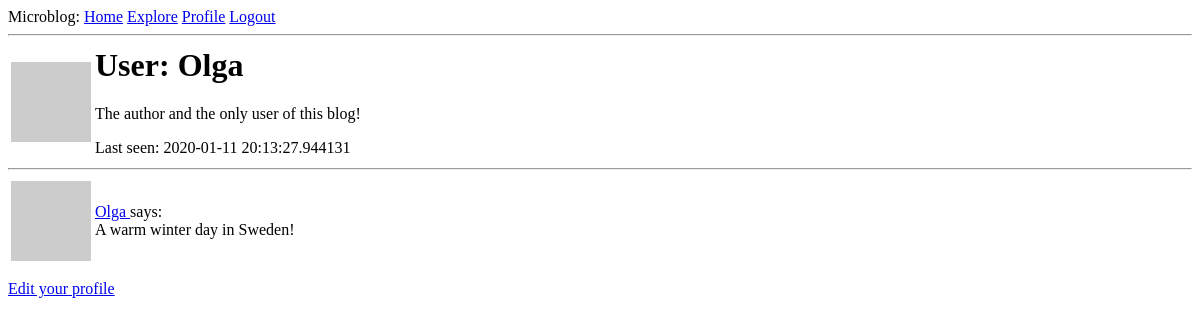
The page /user/Olga (signed in) on the database as committed earlier.
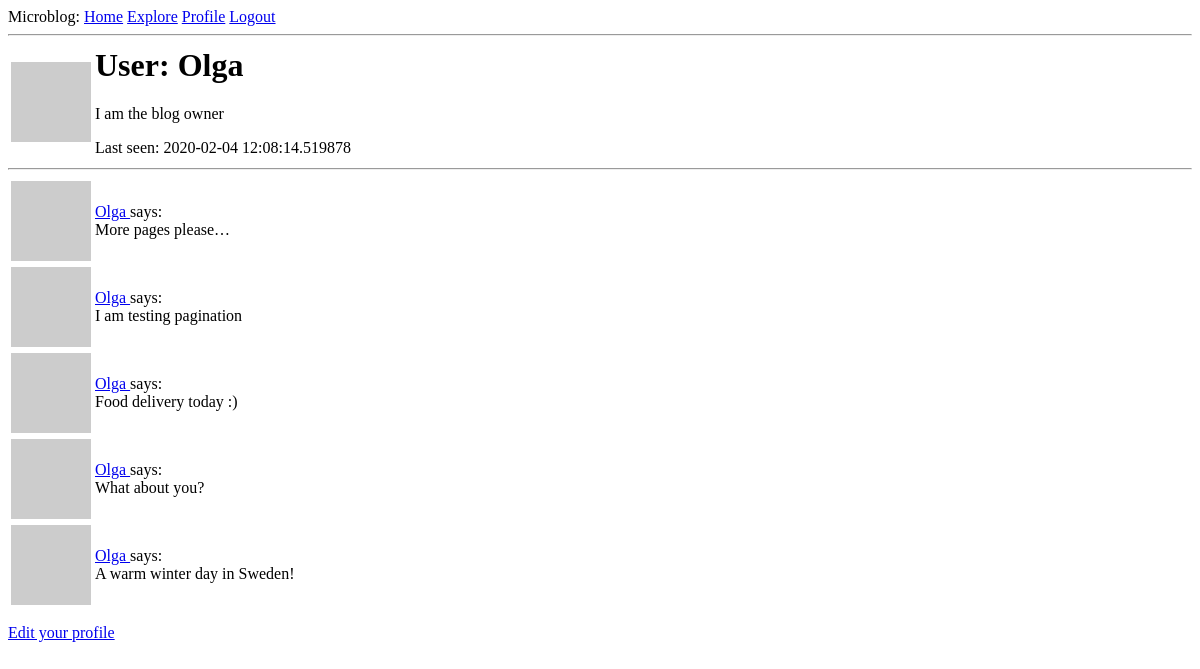
The same page on the database as committed later.
### app/models.py (models this page shows, shortened)
class User(UserMixin, db.Model):
    id = db.Column(db.Integer, primary_key=True)
    username = db.Column(db.String(64), index=True, unique=True)
    email = db.Column(db.String(120), index=True, unique=True)
    password_hash = db.Column(db.String(128))
    about_me = db.Column(db.String(140))
    last_seen = db.Column(db.DateTime, default=datetime.utcnow)
    posts = db.relationship('Post', backref='author', lazy='dynamic')
    followed = db.relationship(
        'User', secondary=followers,
        primaryjoin=(followers.c.follower_id == id),
        secondaryjoin=(followers.c.followed_id == id),
        backref=db.backref('followers', lazy='dynamic'), lazy='dynamic')
    def avatar(self, size):
        digest =  md5(self.email.lower().encode('utf-8')).hexdigest()
        return f'https://www.gravatar.com/avatar/{digest}?d=identicon&s={size}'

class Post(db.Model):
    id = db.Column(db.Integer, primary_key=True)
    body = db.Column(db.String(140))
    timestamp = db.Column(db.DateTime, index=True, default=datetime.utcnow)
    user_id = db.Column(db.Integer, db.ForeignKey('user.id'))

### app/routes.py (the view)
@app.route('/user/<username>')
@login_required
def user(username):
    user = User.query.filter_by(username=username).first_or_404()
    page = request.args.get('page', 1, type=int)
    posts = user.posts.order_by(Post.timestamp.desc()).paginate(
        page, app.config['POSTS_PER_PAGE'], False)
    next_url = url_for('user', username=user.username, page=posts.next_num) \
        if posts.has_next else None
    prev_url = url_for('user', username=user.username, page=posts.prev_num) \
        if posts.has_prev else None
    return render_template('user.html', user=user, posts=posts.items,
                           next_url=next_url, prev_url=prev_url)

### app/models.py (called while the page is built)
@login.user_loader
def load_user(id):
    return User.query.get(int(id))

### app/routes.py (called while the page is built)
@app.before_request
def before_request():
    if current_user.is_authenticated:
        current_user.last_seen = datetime.utcnow()
        db.session.commit()

### app/templates/user.html (shortened to what this page needs)
{% extends "base.html" %}
{% block content %}
    <table>
        <tr>
            <td><img src="{{ user.avatar(128) }}"></td>
            <td>
                <h1>User: {{ user.username }}</h1>
                {% if user.about_me %}
                <p>{{ user.about_me }}</p>
                {% endif %}
                {% if user.last_seen %}
                <p>Last seen: {{ user.last_seen }}</p>
                {% endif %}
            </td>
        </tr>
    </table>
    <hr>
    {% for post in posts %}
        {% include '_post.html' %}
    {% endfor %}
    {% if user == current_user %}
    <p>
        <a href="{{ url_for('edit_profile')}}">
            Edit your profile
        </a>
    </p>
    {% elif not current_user.is_following(user) %}
    <p><a href="{{ url_for('follow', username=user.username) }}">Follow</a></p>
    {% else %}
    <p><a href="{{ url_for('unfollow', username=user.username) }}">Unfollow</a></p>
    {% endif %}
{% endblock %}

### app/templates/base.html (shortened to what this page needs)
<html>
    <head>
    </head>
    <body>
        <div>
            Microblog:
            <a href="{{ url_for('index') }}">Home</a>
            <a href="{{ url_for('explore') }}">Explore</a>
            {% if current_user.is_anonymous %}
            <a href="{{ url_for('login') }}">Login</a>
            {% else %}
            <a href="{{ url_for('user', username=current_user.username) }}">Profile</a>
            <a href="{{ url_for('logout') }}">Logout</a>
            {% endif %}
        </div>
        <hr>
        {% block content %}{% endblock %}
    </body>
</html>

### app/templates/_post.html
<table>
    <tr valilgn="top">
        <td><img src="{{ post.author.avatar(36) }}"</td>
        <td>
            <a href="{{ url_for('user', username=post.author.username) }}">
                {{ post.author.username }}
            </a>
            says:<br>{{ post.body }}
        </td>
    </tr>
</table>

Rows that differ between the two databases and show on the page:
changed User "Olga": about_me "The author and the only user of this blog!" → "I am the blog owner"; last_seen "2020-01-11 20:13:27.944131" → "2020-02-04 12:08:14.519878"
added Post: author.username "Olga", body "More pages please…"
added Post: author.username "Olga", body "I am testing pagination"
added Post: author.username "Olga", body "Food delivery today :)"
added Post: author.username "Olga", body "What about you?"
